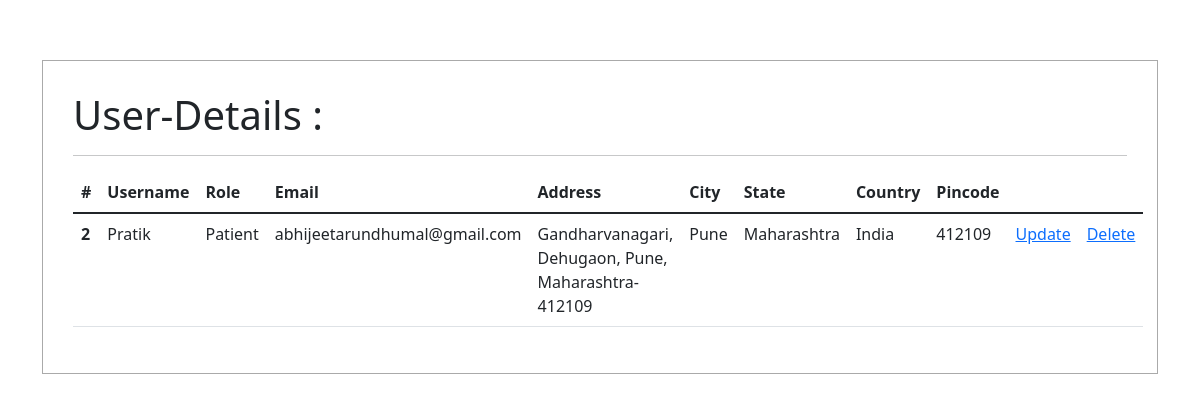
The app's page /userdetails/2/ (signed in) with its own data.
### form/models.py (models this page shows, shortened)
class Profile(models.Model):
    user = models.OneToOneField(User, on_delete=models.CASCADE)
    role=models.CharField("Doctor/Patient",max_length=20,null=True)
    image = models.ImageField(upload_to='images/',null=True, blank=True)
    address_line1=city = models.CharField("Address_Line1", max_length=100, blank=True)
    city = models.CharField("City", max_length=50, blank=True)
    state = models.CharField("State", max_length=50, blank=True)
    country = models.CharField("Country", max_length=50, blank=True)
    pincode = models.CharField("Pincode", max_length=50, blank=True)

### form/views.py (the view)
# urls.py: path('userdetails/<str:pk>/', views.UserDetails,name="userdetails"),
@login_required
def UserDetails(request,pk):
    userdetails=User.objects.get(id=pk)
    profiledetails=Profile.objects.get(id=pk)
    context={'userdetails':userdetails,"profiledetails":profiledetails}
    return render(request,"form/userdetails.html",context)

### form/templates/form/userdetails.html (shortened to what this page needs)
<!doctype html>
<html lang="en">
<head>
    <link href="https://cdn.jsdelivr.net/npm/bootstrap@5.1.3/dist/css/bootstrap.min.css" rel="stylesheet"
>
</head>
<body>
    <div class="container" style="justify-content: center;align-items: center;margin-top: 5%;">
        <div class="container col-md-12" style="padding:30px;border:1px solid #aaa;margin-top: 10px;">
            <h1>User-Details : </h1>
            <hr>
            <table class="table">
                <thead>
                    <tr>
                        <th scope="col">#</th>
                        <th scope="col">Username</th>
                        <th scope="col">Role</th>
                        <th scope="col">Email</th>
                        <th scope="col">Address</th>
                        <th scope="col">City</th>
                        <th scope="col">State</th>
                        <th scope="col">Country</th>
                        <th scope="col">Pincode</th>
                    </tr>
                </thead>
                <tbody>
                    <tr>
                        <th scope="row">{{userdetails.id}}</th>
                        <td>{{userdetails.username}}</a></td>
                        <td>{{profiledetails.role}}</td>
                        <td>{{userdetails.email}}</td>
                        <td>{{profiledetails.address_line1}}</td>
                        <td>{{profiledetails.city}}</td>
                        <td>{{profiledetails.state}}</td>
                        <td>{{profiledetails.country}}</td>
                        <td>{{profiledetails.pincode}}</td>
                        <td><a href="{% url 'updateuserdetails' userdetails.id %}">Update</a></td>
                        <td><a href="{% url 'deleteuserdetails' userdetails.id %}">Delete</a></td>
                    </tr>
                </tbody>
            </table>
        </div>
    </div>
</body>
</html>

### records on screen
Profile: role "Patient", address_line1 "Gandharvanagari, Dehugaon, Pune, Maharashtra-412109", city "Pune", state "Maharashtra", country "India", pincode "412109"

### other values on screen
{{ userdetails.id }} "2"
{{ userdetails.username }} "Pratik"
{{ userdetails.email }} "abhijeetarundhumal@gmail.com"
